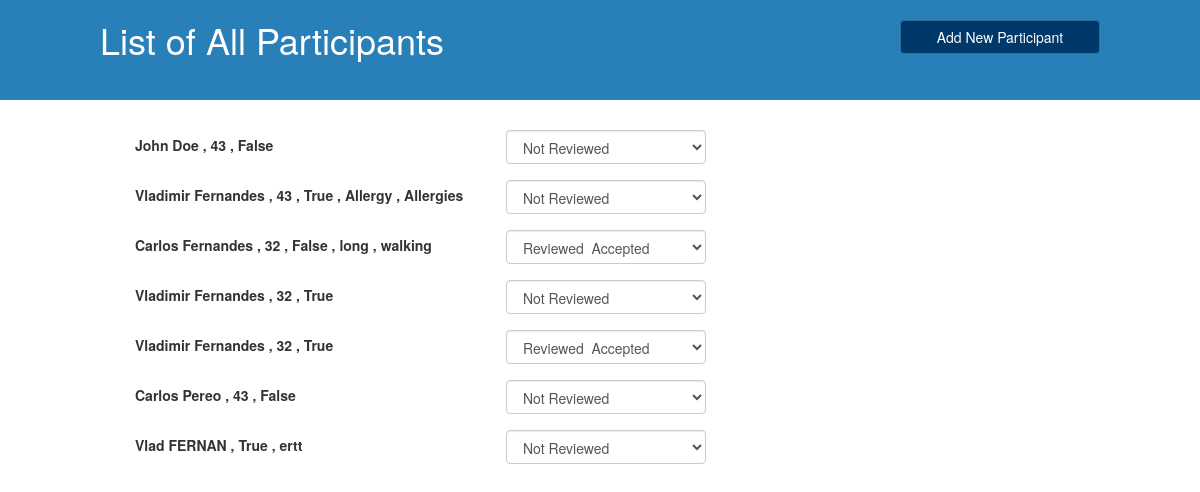
The page /participant/results/ on the database its author committed.
### udn/models.py (models this page shows, shortened)
class Participants(models.Model):
    REVIEW_CHOICES = (
        ('Not-Rev', 'Not Reviewed'),
        ('Rev-NA', 'Reviewed ­ Accepted'),
        ('Rev-AC', 'Reviewed ­ Not Accepted'),
    )
    name = models.CharField(max_length=55, blank=True, null=False)
    age = models.IntegerField(null=True, blank=True)
    any_siblings = models.BooleanField(default=False)
    known_env_exposures = models.CharField(max_length=55, blank=True, null=True)
    known_genetic_mutations = models.CharField(max_length=55, blank=True, null=True)
    review = models.CharField(max_length =30, default="Not Reviewed")

### udn/views.py (the view)
# urls.py: url(r'participant/results/$', views.participant_results)
def participant_results(request):
    form = ReviewForm(request.POST or None)
    participants = Participants.objects.all()
    if request.method == 'POST':
        if form.is_valid():
            participant = get_object_or_404(participants, pk=request.POST.get('id'))
            participant.review = form.cleaned_data['review']
            participant.save()
    return render_to_response('results.html',
                          locals(),
                          context_instance=RequestContext(request))

### udn/forms.py (shortened to what this page needs)
class ReviewForm(ModelForm):
    review = forms.ChoiceField(widget=forms.Select(attrs={"onChange": 'submit()'}), label='',
                               choices=Participants.REVIEW_CHOICES, required=False)
    class Meta:
        model = Participants
        fields = ['review']

### udn/templates/results.html (shortened to what this page needs)
{% load staticfiles %}
{% load bootstrap3 %}
{% bootstrap_css %}
<link rel="stylesheet" href="{% static 'css/results.css' %}">
<div class="review">
    <header>
        <h1 class="title">List of All Participants</h1>
        <a href="/participant" class="btn btn-primary add-participant">Add New Participant</a>
    </header>
    <section>
        {% for p in participants %}
        <form method="POST">
            <div class="form-group">
                <div class="col-left">
                    <span>{{ p.name }} </span>
                    {% if p.age %}
                        <span>, {{p.age}}</span>
                    {% endif %}
                    {% if p.any_siblings %}
                        <span>, {{p.any_siblings}}</span>
                    {% else %}
                        <span>, False</span>
                    {% endif %}
                    {% if p.known_env_exposures %}
                        <span>, {{p.known_env_exposures}}</span>
                    {% endif %}
                    {% if p.known_genetic_mutations %}
                        <span>, {{p.known_genetic_mutations}}</span>
                    {% endif %}
                </div>
                <div class="col-right">
                    <select id="id_review" class="form-control" name="review" onchange="submit()">
                        {% for value, text in form.fields.review.choices %}
                        <option value="{{ value }}"
                                {% if p.review == text %} selected="selected" {% endif %}>
                            {{ text }}
                        </option>
                        {% endfor %}
                    </select>
                </div>
                <br/>
            </div>
        </form>
        {% endfor %}
    </section>
</div>

### udn/static/css/results.css (style rules this page uses)
.review { margin:0; }
header { background-color: #2980B9; padding: 2rem 10rem; height: 10rem; }
h1, p { color: #fff; margin: 0; }
h1.title { float: left; width: 75%; }
.add-participant { float: right; width: 20%; background: #003869; }
section { margin: 2rem 10rem; }
.form-control { width:50% }
.col-right { float:left; width:40rem; }
.col-left { float:left; width:40%; padding: .5rem; }
span { font-weight:bold; }
.form-group { margin: 30px; }

### rows shown on the page
Participants: name "John Doe", age "43", any_siblings ", False", review "Not Reviewed"
Participants: name "Vladimir Fernandes", age "43", any_siblings "True", known_env_exposures "Allergy", known_genetic_mutations "Allergies", review "Not Reviewed"
Participants: name "Carlos Fernandes", age "32", any_siblings ", False", known_env_exposures "long", known_genetic_mutations "walking", review "Reviewed ­ Accepted"
Participants: name "Vladimir Fernandes", age "32", any_siblings "True", review "Not Reviewed"
Participants: name "Vladimir Fernandes", age "32", any_siblings "True", review "Reviewed ­ Accepted"
Participants: name "Carlos Pereo", age "43", any_siblings ", False", review "Not Reviewed"
Participants: name "Vlad FERNAN", any_siblings "True", known_env_exposures "ertt", review "Not Reviewed"
